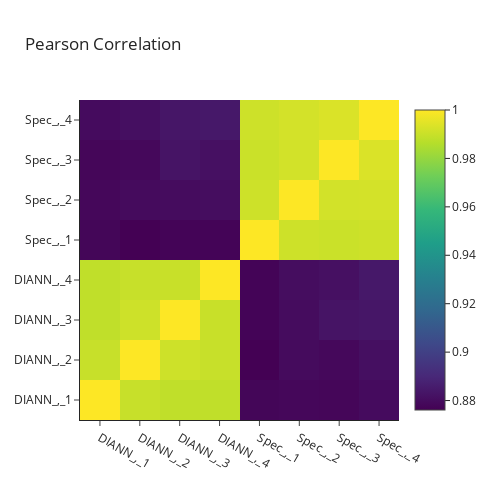
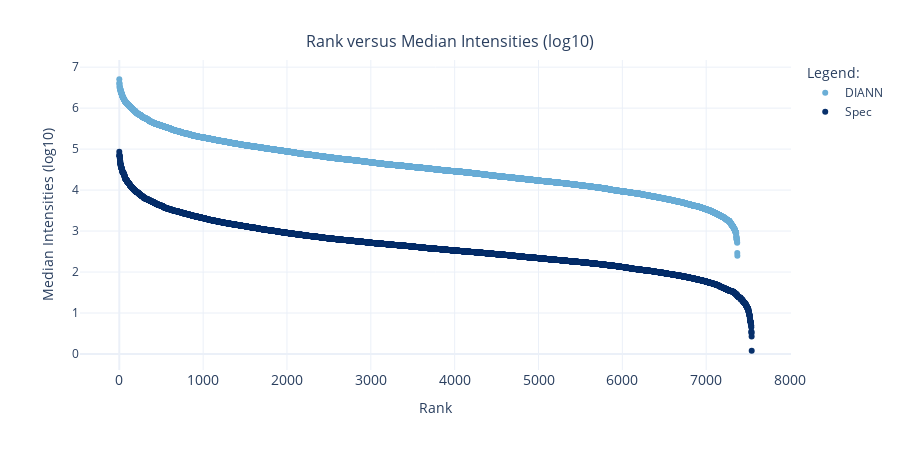

The cell these charts' notebook holds for them, in order:
### Code cell
# import AB_tests_mutipleRuns as AB_tests
AB_tests.generate_all_plots(
    column_indicators,
    dict_results,
    labels,
    save_output_here, 
    file_type,
    file_names,
    list_dfs_only_with_intensity_columns,
    list_dfs,
    # filter_columns
)

### Figure 1 — Plotly figure (JSON) as saved in the notebook; plotly's stock layout.template omitted (floating-point values rounded to 4 significant figures)
{"data": [{"type": "heatmap", "z": [[1, 0.9896, 0.9884, 0.9884, 0.8777, 0.8783, 0.8779, 0.8798], [0.9896, 1, 0.9909, 0.9896, 0.8761, 0.8795, 0.8786, 0.881], [0.9884, 0.9909, 1, 0.9898, 0.8772, 0.8801, 0.8827, 0.8835], [0.9884, 0.9896, 0.9898, 1, 0.8771, 0.8803, 0.8814, 0.8841], [0.8777, 0.8761, 0.8772, 0.8771, 1, 0.9909, 0.9903, 0.9909], [0.8783, 0.8795, 0.8801, 0.8803, 0.9909, 1, 0.9917, 0.9919], [0.8779, 0.8786, 0.8827, 0.8814, 0.9903, 0.9917, 1, 0.9934], [0.8798, 0.881, 0.8835, 0.8841, 0.9909, 0.9919, 0.9934, 1]]}], "layout": {"coloraxis": {"showscale": false}, "coloraxis2": {"colorscale": [[0, "black"], [1, "black"]], "showscale": false}, "font": {"size": 12}, "height": 500, "title": {"text": "Pearson Correlation"}, "width": 500, "xaxis": {"ticktext": [["DIANN_", "_1"], ["DIANN_", "_2"], ["DIANN_", "_3"], ["DIANN_", "_4"], ["Spec_", "_1"], ["Spec_", "_2"], ["Spec_", "_3"], ["Spec_", "_4"]], "tickvals": [0, 1, 2, 3, 4, 5, 6, 7]}, "yaxis": {"ticktext": [["DIANN_", "_1"], ["DIANN_", "_2"], ["DIANN_", "_3"], ["DIANN_", "_4"], ["Spec_", "_1"], ["Spec_", "_2"], ["Spec_", "_3"], ["Spec_", "_4"]], "tickvals": [0, 1, 2, 3, 4, 5, 6, 7]}}}

### Figure 2 — Plotly figure (JSON) as saved in the notebook; plotly's stock layout.template omitted (floating-point values rounded to 4 significant figures; data arrays with more than 128 entries replaced by an {"elided": "..."} marker saying what was removed)
{"data": [{"hovertemplate": "<extra></extra>", "legendgroup": "", "marker": {"color": "#636efa", "symbol": "circle"}, "mode": "markers", "name": "", "orientation": "v", "showlegend": false, "type": "scatter", "xaxis": "x", "yaxis": "y"}, {"marker": {"color": "rgb(107, 174, 214)"}, "mode": "markers", "name": "DIANN", "type": "scatter", "x": {"elided": "7373 int values"}, "y": {"elided": "7373 float values"}}, {"marker": {"color": "rgb(8, 48, 107)"}, "mode": "markers", "name": "Spec", "type": "scatter", "x": {"elided": "7544 int values"}, "y": {"elided": "7544 float values"}}], "layout": {"height": 450, "legend": {"title": {"text": "Legend:"}, "tracegroupgap": 0}, "margin": {"t": 60}, "title": {"font": {"size": 16}, "text": "Rank versus Median Intensities (log10)", "x": 0.5, "xanchor": "center", "y": 0.92, "yanchor": "top"}, "xaxis": {"anchor": "y", "domain": [0, 1], "tickfont": {"size": 14}, "title": {"font": {"size": 14}, "text": "Rank"}}, "yaxis": {"anchor": "x", "domain": [0, 1], "title": {"text": "Median Intensities (log10)"}}}}
